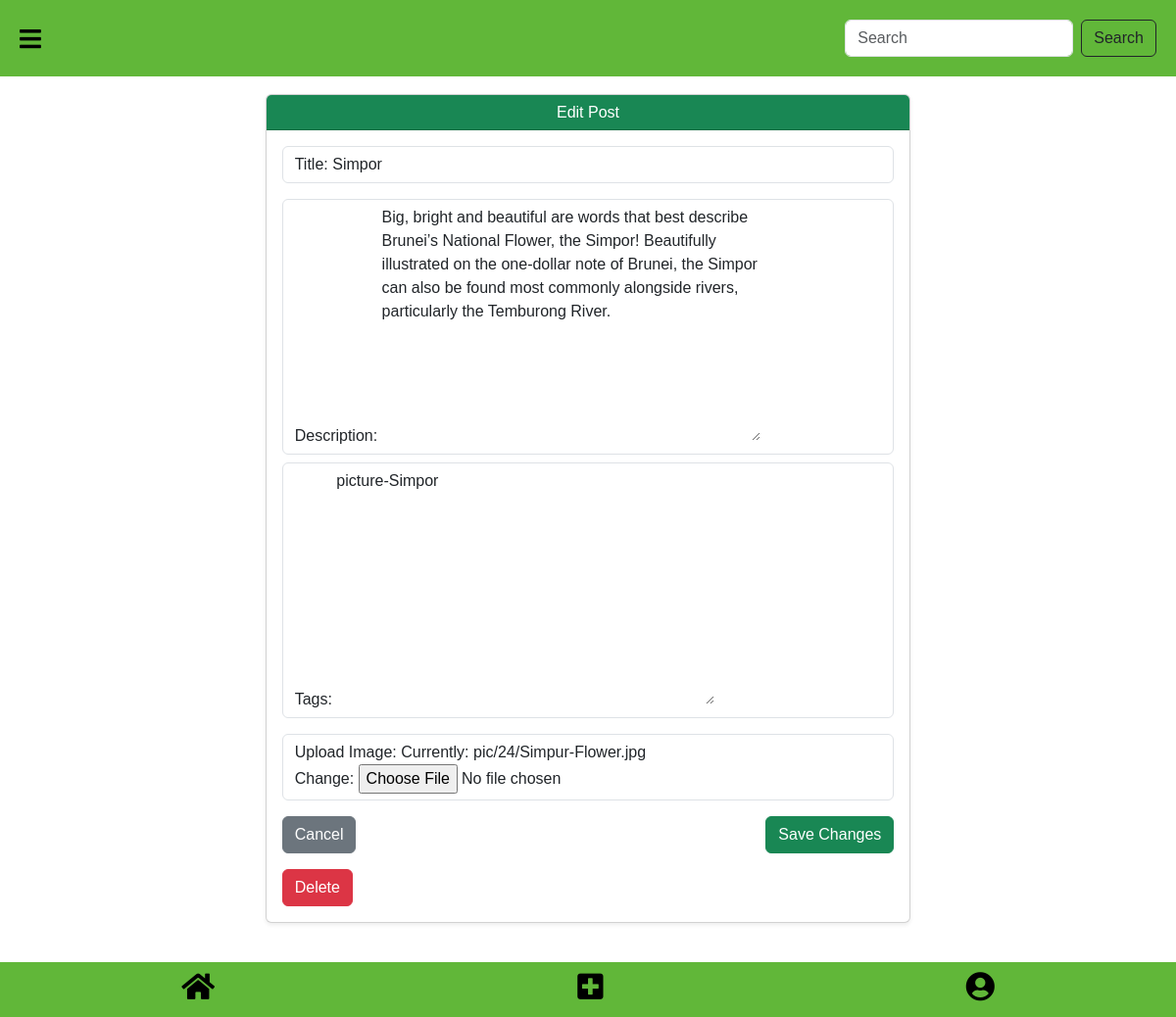
Page /1/edit/ on the committed database.
### greenoasis/models.py (models this page shows, shortened)
class Image(models.Model):
    title=models.CharField(max_length=255)
    description=models.TextField(blank=True)
    tags=models.TextField()
    image=models.ImageField(upload_to="pic/%y/")
    class Meta :
        ordering=('-id',)

### greenoasis/views.py (the view)
# urls.py: path('edit/', views.editpost, name='editpost'),
def editpost(request,id):
    post=get_object_or_404(Image,id=id)
    if request.method == 'POST':
        form = ImageForm(request.POST, request.FILES, instance=post)
        if form.is_valid():
            form.save()
            return redirect('home')
    else:
        form = ImageForm(instance=post)
    return render(request, 'edit.html',{'form': form, 'post': post})

### greenoasis/forms.py
class ImageForm(forms.ModelForm):
    class Meta:
        model = Image
        fields = ['title', 'description', 'tags', 'image']

### greenoasis/templates/edit.html (shortened to what this page needs)
{% load static %}
<!doctype html>
<html lang="en">
  <head>
    <link href="https://cdnjs.cloudflare.com/ajax/libs/font-awesome/5.15.3/css/all.min.css" rel="stylesheet"/>
    <link href="https://cdn.jsdelivr.net/npm/bootstrap@5.3.3/dist/css/bootstrap.min.css" rel="stylesheet">
    <script src="https://cdn.tailwindcss.com"></script>
  </head>
  <body>
    <div id="main">
        <div class="header">
            <i class="fas fa-bars" onclick="openNav()"></i>
            <form action="{% url 'search' %}"class="d-flex" role="search" method="GET">
                <input name = "search"class="form-control me-2" type="search" placeholder="Search" aria-label="Search">
                <button class="btn btn-outline-dark"  type="submit">Search</button>
              </form>
        </div>
        <div class="container mt-5 pt-5 mb-5">
            <div class="row justify-content-center">
                <div class="col-md-8">
                    <div class="card shadow-sm border-1">
                        <div class="card-header bg-success text-white text-center">
                            <h3>Edit Post</h3>
                        </div>
                        <div class="card-body">
                            <form method="POST" enctype="multipart/form-data">
                                <div class="mb-3">
                                    <label for="title" class="form-label form-control">Title: {{ form.title }}</label>
                                </div>
                                <div class="mbs-3">
                                    <label for="description" class="form-label form-control">Description: {{ form.tags }}</label>
                                </div>
                                <div class="mb-3">
                                    <label for="tags" class="form-label form-control">Tags: {{ form.description }}</label>
                                </div>
                                <div class="mb-3">
                                    <label for="image" class="form-label form-control">Upload Image: {{ form.image }}</label>
                                </div>
                                <div class="d-flex justify-content-between">
                                    <a href= "{% url 'home' %}" class="btn btn-secondary">Cancel</a>
                                    <button type="submit" class="btn btn-success">Save Changes</button>
                                </div>
                            </form>
                            <form action="{% url 'deletepost' id=post.id %}" method="POST" class="mt-3" onsubmit="return confirm('Are you sure you want to delete this post?');">
                                <button type="submit" class="btn btn-danger">Delete</button>
                            </form>
                        </div>
                    </div>
                </div>
            </div>
        </div>
    <br><br>
    <div class="footer">
        <a href="{% url 'home' %}"><i class="fas fa-home"  style="color: #000;"></i></a>
        <a href="{% url 'upload' %}"><i class="fas fa-plus-square"  style="color: #000;"></i></a>
        <a href="{% url 'profile' %}"><i class="fas fa-user-circle"  style="color: #000;"></i></a>
    </div>
</body>
</html>

### greenoasis/templates/edit.html (style rules this page uses)
:root { --bg-color: white; --text-color: #222; --header-color: #61b739; --sidebar-color: #61b739; }
body { margin: 0; font-family: Arial, sans-serif; background-color: var(--bg-color); color: var(--text-color); }
.header { background-color: var(--header-color); padding: 20px; display: flex; justify-content: space-between; align-items: center; font-size: 24px; position: fixed; top: 0; left: 0; right: 0; z-index: 1000; }
.header i { font-size: 25px; color: #000; }
.footer { display: flex; justify-content: space-around; align-items: center; background-color: #61b739; padding: 10px 0; position: fixed; bottom: 0; width: 100%; font-size: 24px; }
.footer i { font-size: 30px; }

### rows in the picture
Image: title "Simpor", tags "Big, bright and beautiful are words that best describe Brunei’s National Flower, the Simpor! Beautifully illustrated on the one-dollar note of Brunei, the Simpor can also be found most commonly alongside rivers, particularly the Temburong River.", description "picture-Simpor"
